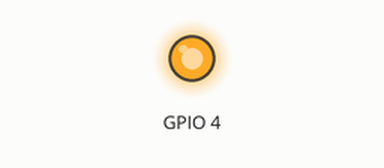
A sketch run on a simulated ESP32. Parts: output pins drawn as LEDs (lit = HIGH). What the sketch prints to the serial monitor is not drawn.

Above: at 0.1 s.
At 2.7 s:
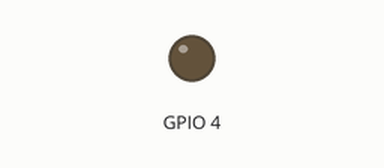
Timing chart, 0 to 6.8 s (numbered marks = the images above):
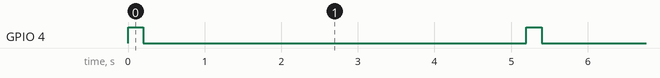

Measured:
- by itself, GPIO 4: alternates HIGH for 0.20 s and LOW for 5.0 s

The sketch:

flash_test.ino
```cpp
void setup() {
  Serial.begin(115200);
  pinMode(4, OUTPUT);
}
void loop() {
  Serial.println("注意開啟閃光燈");
  digitalWrite(4, HIGH);
  delay(200);
  Serial.println("關閉閃光燈");
  digitalWrite(4, LOW);
  delay(5000);
}
```
